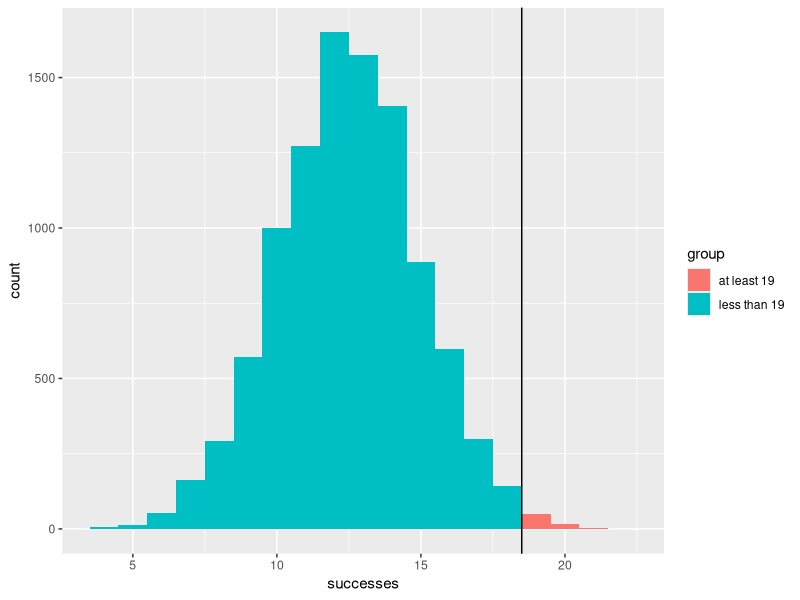
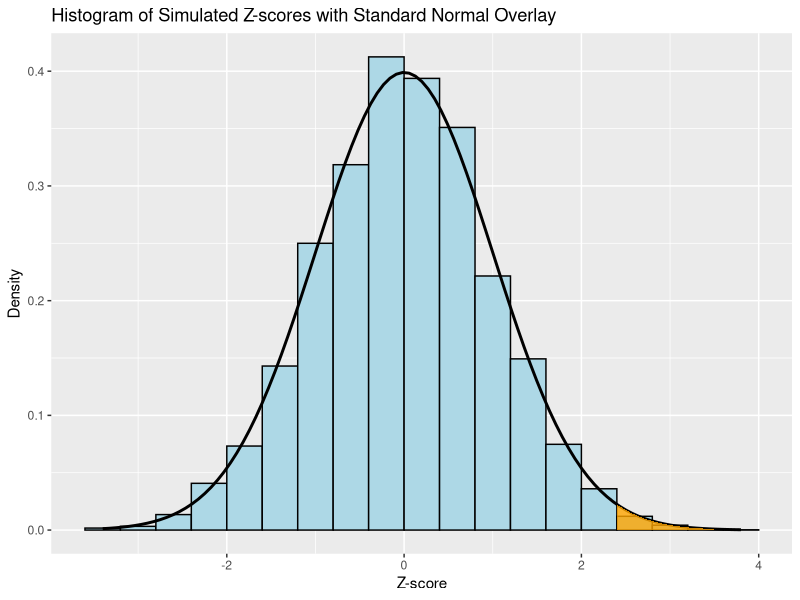

These figures' R source, in order:

# ---- 0. Setup and load libraries, if any ----

library(ggplot2)
set.seed(213)

# In this demonstration, we will recreate the analysis done in 2015 by James Scott
# on bookdown.org for a series titled Data Science in R: A Gentle Introduction
# (https://bookdown.org/jgscott/DSGI/p-values.html).
#
# This example examines the chances (via a hypothesis test and p-values) that 
# the Patriots, notorious for cheating as well as for winning often, cheated
# during the 2014-2015 regular seasons specifically during the opening kickoff.
# The referee flips a coin and teams call it, and the team to win the flip gets
# to kickoff the game with the ball (though the winning team can choose to 
# defer and allow the other team to kickoff instead).
# 
# Our data: during 25 regular games in 2014-2015, the Patriots won 19 
# consecutive kickoff flips, for a p-hat of 76%. 
# How would you set up the hypotheses for this test?


# ---- 1. Computing p-values using the standard normal distribution ----

# H0: p=0.5
# HA: p>0.5 (one-sided)
# Test statistic: z=(phat-0.5)/SE
# Alpha: 0.05

# Observed phat: 0.76

# How would you compute the test statistic?
p0 <- 0.5 # the value of p under the Null hypothesis
N <- 25
SE <- sqrt((p0*(1-p0))/N)
Z <- (0.76-p0)/SE  

# The sample proportion is 2.6 standard deviations away from the hypothesized
# value (fair coin, p=0.5). Is this statistically significant?
# How would you calculate the p-value?

pval <- 1-pnorm(Z)  # one-sided hypothesis test, so we want the upper tail probability
print(pval) # 0.0047 - smaller than, for example, an alpha=0.05

# What do you conclude from this p-value?


# ---- 2. Simulation ----

# First, let's see what happens when we flip 25 coins:
rbinom(n=1, size=N, prob=p0)  # far from 19 successes

# Now simulate the experiment (25 coin flips) many times:
data <- data.frame(rbinom(n=10000, size=N, prob=p0))
colnames(data) <- c('successes')
head(data)

# How many times were there at least 19/25 successes?
sum(data >= 19)  # 77 / 10000, or 0.77% -- very unlikely!

# Graph the likelihood:
data$group = ifelse(data$successes < 19, 'less than 19', 'at least 19')
ggplot(data, aes(x=successes, fill=group)) + 
  geom_histogram(aes(x=successes), binwidth=1) +
  geom_vline(xintercept=18.5)  # intercept=18.5 because of the binwidth


# We still find that achieving at least 19 successes out of 25 coin flips is
# very unlikely. But even if we can reject H0, do you think we can conclude that 
# the Patriots cheated on the coin flips in their 25-game streak? 


# Calculate z-scores for each simulated outcome
data$zscore <- (data$successes/N - p0) / SE

# Plot histogram of z-scores
ggplot(data, aes(x = zscore)) +
  geom_histogram(aes(y = ..density..), binwidth = 1/N/SE, boundary=0, fill = "lightblue", color = "black") +
  stat_function(fun = dnorm, color = "black", size = 1) +
  geom_area(
    stat = "function",
    fun = dnorm,
    xlim = c((18.5/N - p0) / SE, 3.5),
    fill = "orange",
    alpha = 0.8
  ) +
  labs(
    title = "Histogram of Simulated Z-scores with Standard Normal Overlay",
    x = "Z-score",
    y = "Density"
  )
